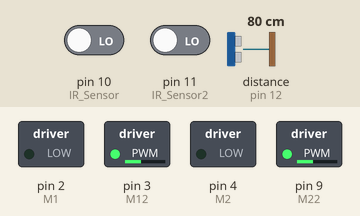
The sketch below on a simulated Arduino Uno, built with avr-gcc and run on an emulated ATmega328P. Shown: switched loads named in the sketch (green lamp = pin HIGH). Wiring (inferred from the names in the program): ultrasonic range finder: trigger pin 13; echo pin 12. Dashed ring = blinking. Inputs (shaded band) come from the test bench; at power-on: distance to the obstacle (sensor on pin 12) 80 cm, pin 10 (IR_Sensor) LOW, pin 11 (IR_Sensor2) LOW. The echo pulse lasts 58.3 µs per cm; pins used as bus, display or sensor lines are not drawn.

Above: at 1.2 s.
1.3 s: distance to the obstacle (sensor on pin 12) set to 12 cm
2.8 s: distance to the obstacle (sensor on pin 12) set to 9 cm
At 2.95 s:
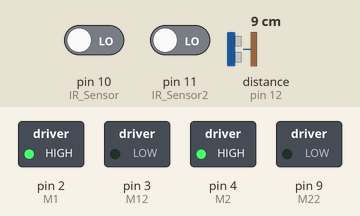
5.8 s: distance to the obstacle (sensor on pin 12) set to 18 cm
At 7.0 s:
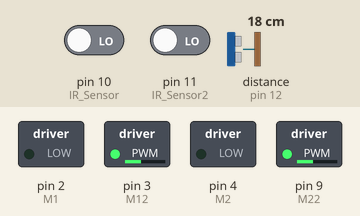
7.3 s: pin 10 (IR_Sensor) driven HIGH
At 7.5 s:
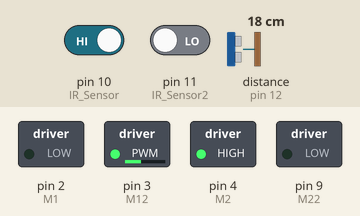
10.3 s: pin 10 (IR_Sensor) driven LOW
At 10.9 s:
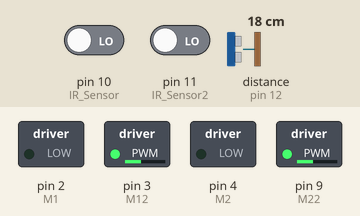
Timing chart, 0 to 12.8 s (numbered marks = the images above; inputs shaded):
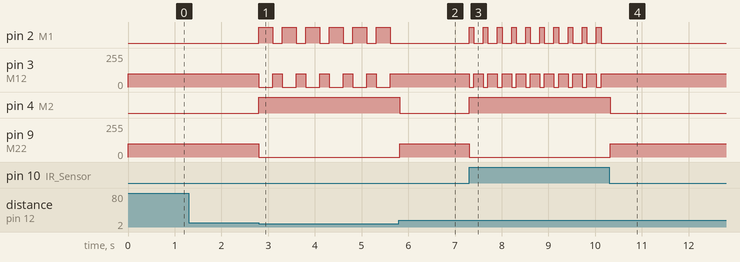

The sketch:

testmeuk.ino
```cpp
#include <Wire.h>
#include <LCD.h>
#include <LiquidCrystal_I2C.h>

#define M1 2
#define M12 3
#define M2 4
#define M22 9

LiquidCrystal_I2C lcd(0x27, 16, 2);
const int trig_pin=13;
const int echo_pin=12;
const int IR_Sensor=10;
const int IR_Sensor2=11;
long distance,duration;

void setup() {
  // put your setup code here, to run once:
  // Ultra sensor
  pinMode(13,OUTPUT);
  pinMode(12,INPUT);
  // Motors
  pinMode(M1, OUTPUT);
  pinMode(M12, OUTPUT);
  pinMode(M2, OUTPUT);
  pinMode(M22, OUTPUT);
  // IR sensors
  pinMode(IR_Sensor,INPUT);
  pinMode(IR_Sensor2,INPUT);
  // Initialize the LCD
    lcd.setBacklight(HIGH);     // Backlight on
    lcd.print("Yellow One EYE!");
}

void loop() {
  // put your main code here, to run repeatedly:
  digitalWrite(13,HIGH);
   lcd.setBacklight(HIGH);     // Backlight on
    lcd.print("Mr one EYE");
  delayMicroseconds(20);
  digitalWrite(13,LOW);
  delayMicroseconds(20);
  duration = pulseIn(echo_pin, HIGH); //To receive the reflected signal.
  distance= duration*0.034/2;

  rightForward();
  leftForward();

  if(digitalRead(IR_Sensor)==1 || digitalRead(IR_Sensor2)==1)
  {
    rightBackward();
    leftBackward();
    delay(100);
    rightBackward();
    leftForward();
    delay(200);
  }
  if(distance < 10)
  {
    rightBackward();
    leftBackward();
    delay(300);
    rightBackward();
    leftForward();
    delay(200);
  }
}

//Functions to use the motors.
void leftBackward()
{
  digitalWrite(M12, LOW);
  analogWrite(M1, 130);
}
void leftForward()
{
  analogWrite(M12, 100);
  digitalWrite(M1, LOW);
}
void rightBackward()
{
  analogWrite(M2, 130);
  digitalWrite(M22, LOW);
}
void rightForward()
{
  digitalWrite(M2, LOW);
  analogWrite(M22, 100);
}
```

Measured:
- the behaviour switches between 11 and 10 cm on distance to the obstacle (sensor on pin 12) (found by bisection; images 0 and 1)
- after the input at 1.3 s, every drawn part: stays the same
- after the input at 2.8 s, pin 2 (M1): alternates HIGH for 0.30 s and LOW for 0.20 s, starting at once; pin 3 (M12): alternates 100/255 for 0.20 s and 0/255 for 0.30 s, starting at once; pin 4 (M2): LOW → HIGH at once; pin 9 (M22): 100/255 → 0/255 at once
- after the input at 5.8 s, pin 2 (M1): stops changing and stays LOW; pin 3 (M12): stops changing and stays 100/255; pin 4 (M2): HIGH → LOW at once; pin 9 (M22): 0/255 → 100/255 at once
- after the input at 7.3 s, pin 2 (M1): alternates HIGH for 0.10 s and LOW for 0.20 s, starting at once; pin 3 (M12): alternates 100/255 for 0.20 s and 0/255 for 0.10 s, starting at once; pin 4 (M2): LOW → HIGH at once; pin 9 (M22): 100/255 → 0/255 at once
- after the input at 10.3 s, pin 2 (M1): stops changing and stays LOW; pin 3 (M12): stops changing and stays 100/255; pin 4 (M2): HIGH → LOW at once; pin 9 (M22): 0/255 → 100/255 at once
